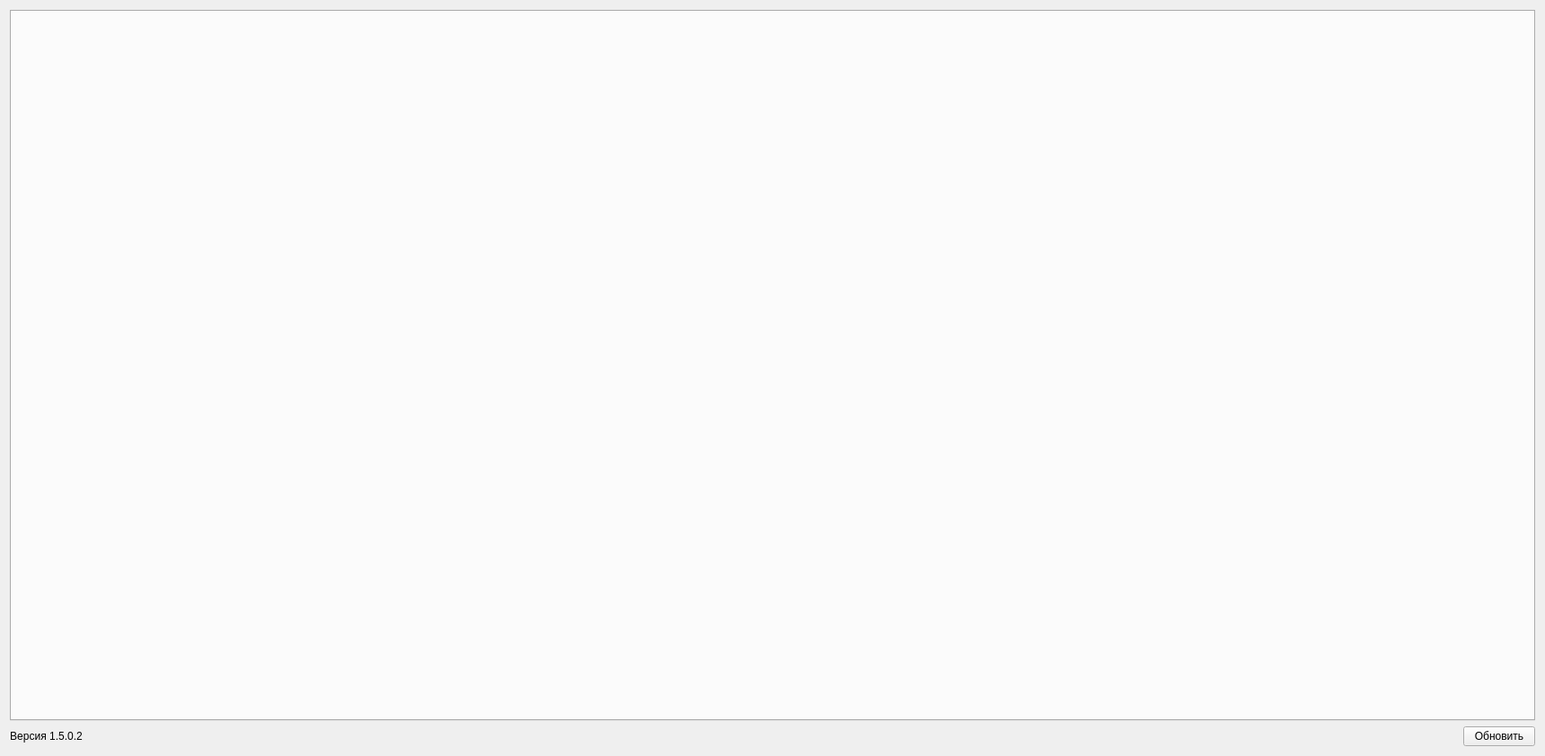
<?xml version="1.0" encoding="UTF-8"?>
<ui version="4.0">
 <class>Main</class>
 <widget class="QWidget" name="Main">
  <property name="geometry">
   <rect>
    <x>0</x>
    <y>0</y>
    <width>1720</width>
    <height>842</height>
   </rect>
  </property>
  <property name="minimumSize">
   <size>
    <width>1720</width>
    <height>790</height>
   </size>
  </property>
  <property name="windowTitle">
   <string>MLToolBox</string>
  </property>
  <property name="windowIcon">
   <iconset>
    <normaloff>../../icons/icon.png</normaloff>../../icons/icon.png</iconset>
  </property>
  <property name="styleSheet">
   <string notr="true"/>
  </property>
  <layout class="QVBoxLayout" name="verticalLayout">
   <item>
    <layout class="QVBoxLayout" name="MainLayout">
     <item>
      <widget class="QTabWidget" name="MainTabWidget">
       <property name="minimumSize">
        <size>
         <width>1153</width>
         <height>730</height>
        </size>
       </property>
       <property name="currentIndex">
        <number>-1</number>
       </property>
      </widget>
     </item>
    </layout>
   </item>
   <item>
    <layout class="QHBoxLayout" name="ThemeLayout">
     <item>
      <widget class="QLabel" name="label">
       <property name="minimumSize">
        <size>
         <width>60</width>
         <height>0</height>
        </size>
       </property>
       <property name="text">
        <string>Версия 1.5.0.2</string>
       </property>
       <property name="alignment">
        <set>Qt::AlignmentFlag::AlignCenter</set>
       </property>
      </widget>
     </item>
     <item>
      <spacer name="horizontalSpacer">
       <property name="orientation">
        <enum>Qt::Orientation::Horizontal</enum>
       </property>
       <property name="sizeHint" stdset="0">
        <size>
         <width>40</width>
         <height>20</height>
        </size>
       </property>
      </spacer>
     </item>
     <item>
      <widget class="QPushButton" name="UpdateBtn">
       <property name="text">
        <string>Обновить</string>
       </property>
      </widget>
     </item>
    </layout>
   </item>
  </layout>
 </widget>
 <resources/>
 <connections/>
</ui>
